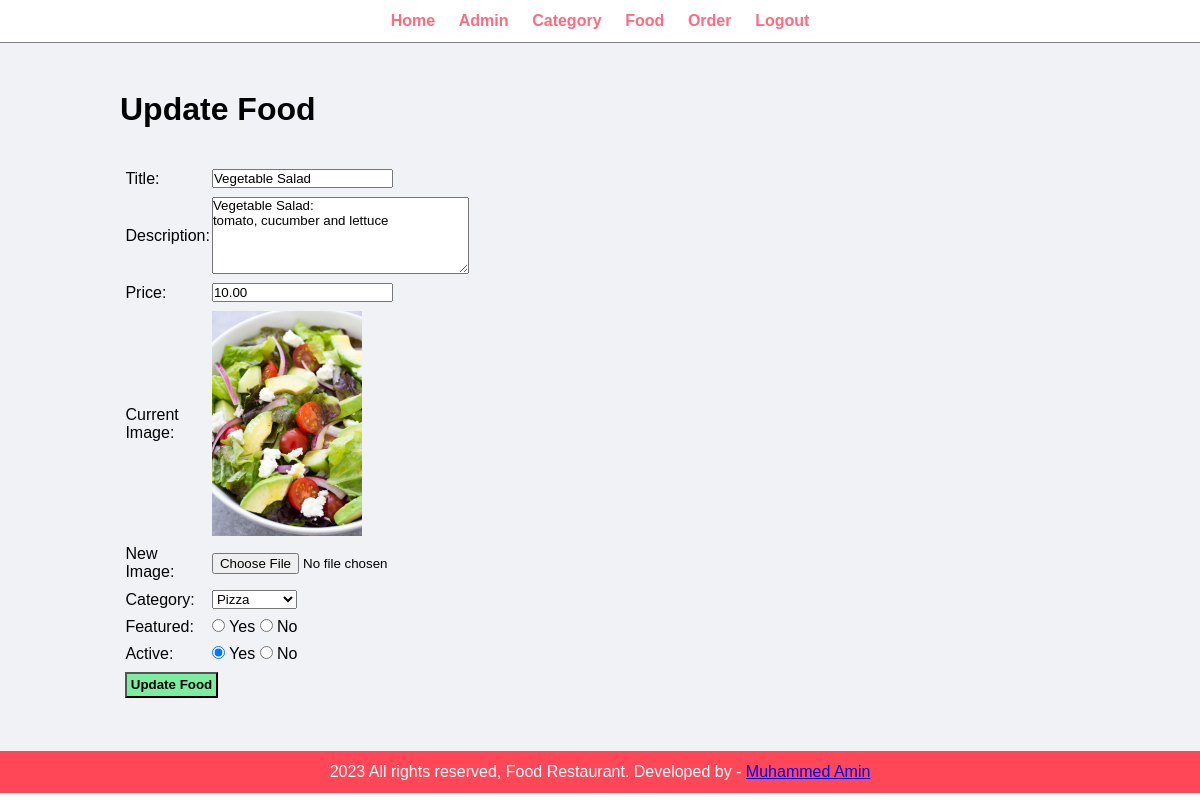
Screenshot of /admin/update-food.php?id=1 (signed in) with the database file from the repository.
### tables this page shows
CREATE TABLE `tbl_food` (
  `id` int(10) UNSIGNED NOT NULL,
  `title` varchar(100) NOT NULL,
  `description` text NOT NULL,
  `price` decimal(10,2) NOT NULL,
  `img_name` varchar(255) NOT NULL,
  `category_id` int(10) UNSIGNED NOT NULL,
  `featured` varchar(10) NOT NULL,
  `active` varchar(10) NOT NULL
);

CREATE TABLE `tbl_category` (
  `id` int(10) UNSIGNED NOT NULL,
  `title` varchar(100) NOT NULL,
  `image_name` varchar(255) NOT NULL,
  `featured` varchar(10) NOT NULL,
  `active` varchar(10) NOT NULL
);

### admin/update-food.php (the view, shortened to what this page needs)
<?php include('partials/menu.php') ?>
<?php
if (isset($_GET['id'])) {
    $id = $_GET['id'];
    $sql2 = "SELECT * FROM tbl_food WHERE id = $id";
    $res2 = mysqli_query($conn, $sql2);
    $row2 = mysqli_fetch_assoc($res2);
    $title            = $row2['title'];
    $desc             = $row2['description'];
    $price            = $row2['price'];
    $current_img      = $row2['img_name'];
    $current_category = $row2['category_id'];
    $featured         = $row2['featured'];
    $active           = $row2['active'];
} else {
    header('location: ' . SITEURL . 'admin/manage-food.php');
}
?>
<div class="main-content">
    <div class="wrapper">
        <h1>Update Food</h1>
        <br><br>
        <form action="" method="POST" enctype="multipart/form-data">
            <table class="tbl-30">
                <tr>
                    <td>Title: </td>
                    <td>
                        <input type="text" name="title" value="<?php echo $title ?>">
                    </td>
                </tr>
                <tr>
                    <td>Description: </td>
                    <td>
                        <textarea name="desc" cols="30" rows="5"><?php echo $desc ?></textarea>
                    </td>
                </tr>
                <tr>
                    <td>Price: </td>
                    <td>
                        <input type="number" name="price" value="<?php echo $price ?>">
                    </td>
                </tr>
                <tr>
                    <td>Current Image: </td>
                    <td>
                        <?php
                        if ($current_img != "") {
                        ?>
                            <img src="<?php echo SITEURL ?>images/foods/<?php echo $current_img ?>" width="150px">
                        <?php
                        } else {
                            echo "<div class='error'>Image Not Added</div>";
                        }
                        ?>
                    </td>
                </tr>
                <tr>
                    <td>New Image: </td>
                    <td>
                        <input type="file" name="image">
                    </td>
                </tr>
                <tr>
                    <td>Category: </td>
                    <td>
                        <select name="category">
                            <?php
                            $sql = "SELECT * FROM tbl_category WHERE active = 'Yes'";
                            $res = mysqli_query($conn, $sql);
                            $count = mysqli_num_rows($res);
                            if ($count > 0) {
                                while ($row = mysqli_fetch_assoc($res)) {
                                    $cat_title = $row['title'];
                                    $cat_id    = $row['id'];
                            ?>
                                    <option <?php if($current_category == $cat_id){
                                        echo "selected";
                                    } ?> value="<?php echo $cat_id ?>"><?php echo $cat_title ?></option>
                            <?php
                                }
                            } else {
                                echo "<option value='0'>Category Not Available</option>";
                            }
                            ?>
                        </select>
                    </td>
                </tr>
                <tr>
                    <td>Featured: </td>
                    <td>
                        <input <?php if ($featured == "Yes") {
                                    echo "checked";
                                } ?> type="radio" name="featured" value="Yes"> Yes
                        <input <?php if ($featured == "No") {
                                    echo "checked";
                                } ?> type="radio" name="featured" value="NO"> No
                    </td>
                </tr>
                <tr>
                    <td>Active: </td>
                    <td>
                        <input <?php if ($active == "Yes") {
                                    echo "checked";
                                } ?> type="radio" name="active" value="Yes"> Yes
                        <input <?php if ($active == "No") {
                                    echo "checked";
                                } ?> type="radio" name="active" value="No"> No
                    </td>
                </tr>
                <tr>
                    <td colspan="2">
                        <input type="submit" name="submit" value="Update Food" class="btn-secondary">
                    </td>
                </tr>
            </table>
        </form>
    </div>
</div>
<?php include('partials/footer.php') ?>

### css/admin.css (style rules this page uses)
* { margin: 0; padding: 0; font-family: Arial, Helvetica, sans-serif; }
.wrapper { padding: 1%; width: 80%; margin: 0 auto; }
.tbl-30 { width: 30%; }
table tr td { padding: 1%; }
.btn-secondary { background-color: #7bed9f; padding: 1%; color: black; text-decoration: none; font-weight: bold; }
.main-content { background-color: #f1f2f6; padding: 3% 0; }

### rows the page displays
tbl_food: title "Vegetable Salad", desc "Vegetable Salad: tomato, cucumber and lettuce", price "10.00", img_name (picture), category "Pizza", active "☑"
